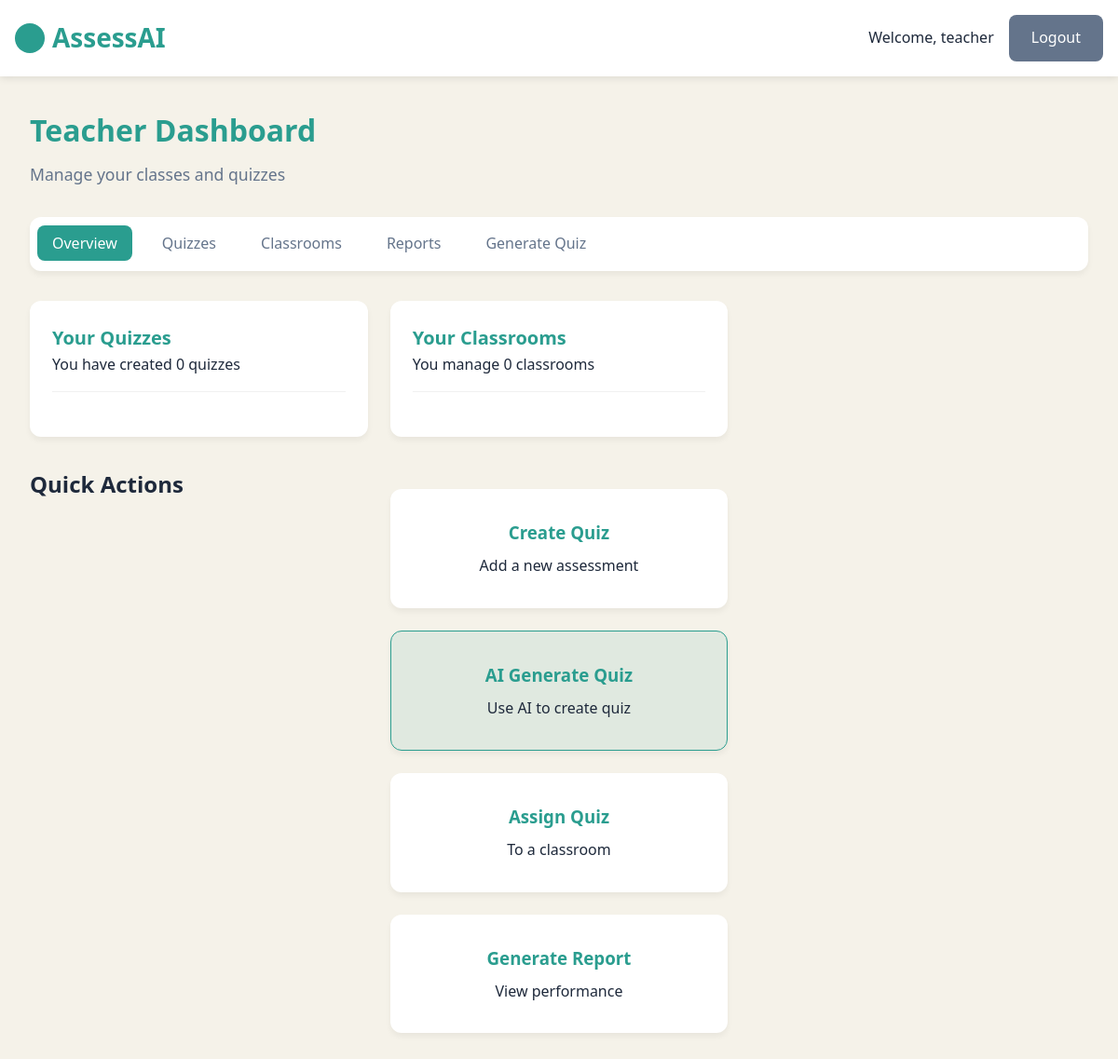
Page /teacher-dashboard (signed in) on the earlier database version.
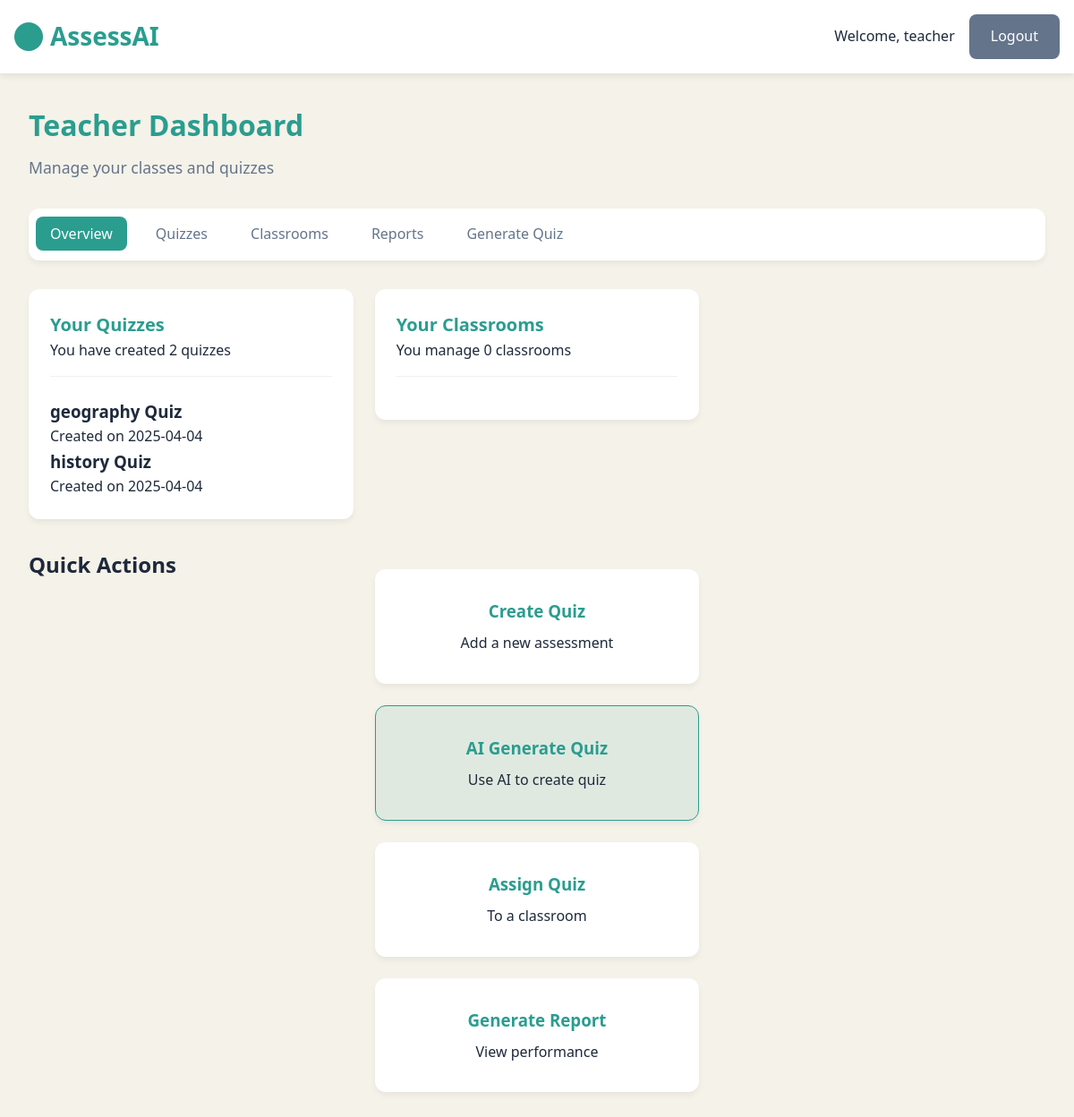
Same page on the later database version.
### models.py (models this page shows)
class Quiz(db.Model):
    id = db.Column(db.Integer, primary_key=True)
    title = db.Column(db.String(100), nullable=False)
    description = db.Column(db.Text)
    created_date = db.Column(db.DateTime, default=datetime.utcnow)
    difficulty = db.Column(db.String(20), default='medium')
    teacher_id = db.Column(db.Integer, db.ForeignKey('user.id'), nullable=False)
    questions = db.relationship('Question', backref='quiz', lazy=True)
    assigned_classrooms = db.relationship('Classroom',
        secondary=quiz_classroom,
        backref=db.backref('quizzes', lazy='dynamic')
    )

### app.py (the view)
@app.route('/teacher-dashboard')
def teacher_dashboard():
    if 'user_id' not in session or session['user_type'] != 'teacher':
        return redirect(url_for('login'))
    teacher_id = session['user_id']
    quizzes = Quiz.query.filter_by(teacher_id=teacher_id).all()
    classrooms = Classroom.query.filter_by(teacher_id=teacher_id).all()
    return render_template('teacher_dashboard.html', quizzes=quizzes, classrooms=classrooms)

### templates/teacher_dashboard.html (shortened to what this page needs)
{% extends 'base.html' %}
{% block content %}
<div class="dashboard-container">
    <h1 class="dashboard-title">Teacher Dashboard</h1>
    <p class="dashboard-subtitle">Manage your classes and quizzes</p>
    <nav class="dashboard-nav">
        <ul>
            <li class="active"><a href="{{ url_for('teacher_dashboard') }}">Overview</a></li>
            <li><a href="{{ url_for('quizzes') }}">Quizzes</a></li>
            <li><a href="{{ url_for('classrooms') }}">Classrooms</a></li>
            <li><a href="#">Reports</a></li>
            <li><a href="#">Generate Quiz</a></li>
        </ul>
    </nav>
    <div class="dashboard-content">
        <div class="row">
            <div class="col-md-6">
                <div class="card">
                    <div class="card-header">
                        <h2>Your Quizzes</h2>
                        <p>You have created {{ quizzes|length }} quizzes</p>
                    </div>
                    <div class="card-body">
                        {% for quiz in quizzes[:2] %}
                        <div class="quiz-item">
                            <h3>{{ quiz.title }}</h3>
                            <p>Created on {{ quiz.created_date.strftime('%Y-%m-%d') }}</p>
                        </div>
                        {% endfor %}
                    </div>
                </div>
            </div>
            <div class="col-md-6">
                <div class="card">
                    <div class="card-header">
                        <h2>Your Classrooms</h2>
                        <p>You manage {{ classrooms|length }} classrooms</p>
                    </div>
                    <div class="card-body">
                    </div>
                </div>
            </div>
        </div>
        <div class="row mt-4">
            <h2>Quick Actions</h2>
            <div class="quick-actions">
                <a href="{{ url_for('create_quiz') }}" class="action-card">
                    <h3>Create Quiz</h3>
                    <p>Add a new assessment</p>
                </a>
                <a href="{{ url_for('ai_generate_quiz') }}" class="action-card action-card-highlight">
                    <h3>AI Generate Quiz</h3>
                    <p>Use AI to create quiz</p>
                </a>
                <a href="#" class="action-card">
                    <h3>Assign Quiz</h3>
                    <p>To a classroom</p>
                </a>
                <a href="#" class="action-card">
                    <h3>Generate Report</h3>
                    <p>View performance</p>
                </a>
            </div>
        </div>
    </div>
</div>
{% endblock %}

Differences in the rows shown:
added Quiz: title "geography Quiz", created_date "2025-04-04"
added Quiz: title "history Quiz", created_date "2025-04-04"
Other differences:
{{ quizzes|length }}: "0" → "2"
